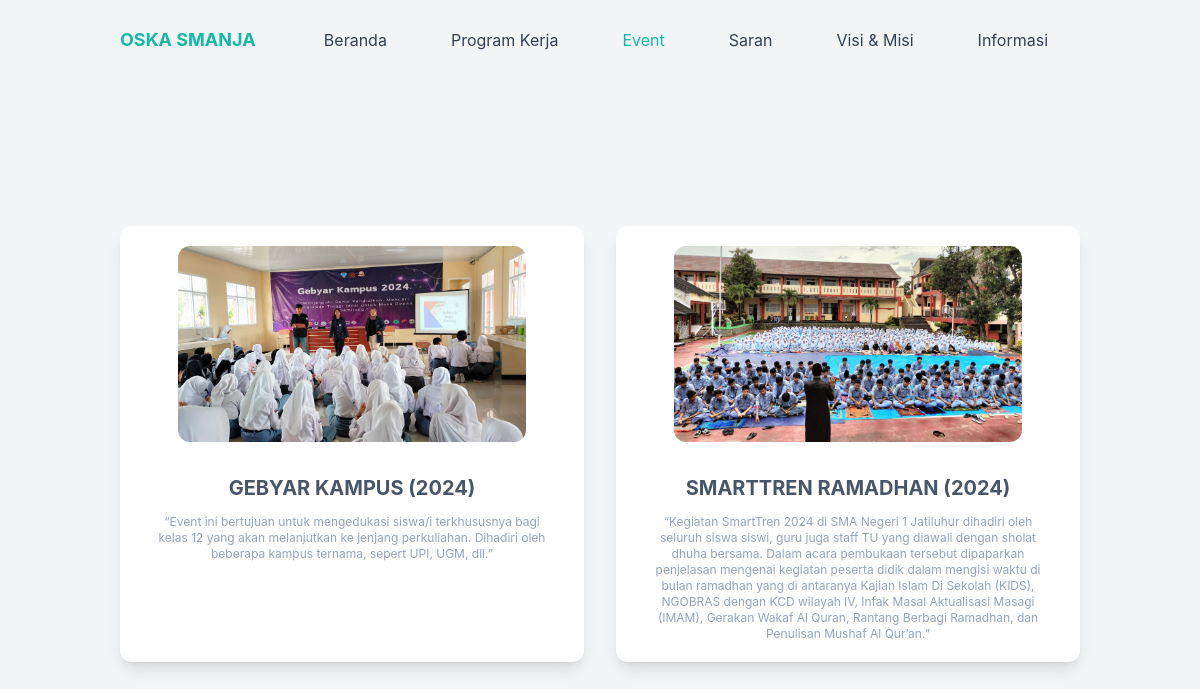
/event.php, run on the app's committed database.
### tables this page shows
CREATE TABLE `event` (
  `Id` int(11) NOT NULL,
  `Gambar` varchar(64) NOT NULL,
  `Deskripsi` mediumtext NOT NULL,
  `Judul` text NOT NULL
);

### src/event.php (the view, shortened to what this page needs)
<!DOCTYPE html>
<html lang="id">
<head>
    <link rel="stylesheet" href="/src/output.css">
</head>
<body class="fade-anim bg-gray-100">
<header class="bg-transparent absolute top-0 left-0 w-full flex items-center z-10">
        <div class="container">
            <div class="flex items-center justify-between relative">
                <div class="px-4">
                    <p class="font-bold text-lg text-primary block py-6">OSKA SMANJA</p>
                </div>
                <div class="flex items-center px-4">
                    <nav id="nav-menu" class="hidden absolute py-5 bg-white shadow-lg rounded-lg max-w-[250px] w-full right-4 top-full lg:block lg:static lg:bg-transparent lg:max-w-full lg:shadow-none lg:rounded-none">
                        <ul class="block lg:flex">
                            <li class="group">
                                <a href="/" class="text-base text-dark py-2 mx-8 flex  group-hover:text-primary">Beranda</a>
                            </li>
                            <li class="group">
                                <a href="/program-kerja" class="text-base text-dark py-2 mx-8 flex  group-hover:text-primary">Program Kerja</a>
                            </li>
                            <li class="group">
                                <p class="text-base py-2 mx-8 flex text-primary">Event</p>
                            </li>
                            <li class="group">
                                <a href="/saran" class="text-base text-dark py-2 mx-8 flex  group-hover:text-primary">Saran</a>
                            </li>
                            <li class="group">
                                <a href="/visi-misi" class="text-base text-dark py-2 mx-8 flex  group-hover:text-primary">Visi & Misi</a>
                            </li>
                            <li class="group">
                                <a href="/informasi"  class="text-base text-dark py-2 mx-8 flex  group-hover:text-primary">Informasi</a>
                            </li>
                        </ul>
                    </nav>
                </div>
            </div>
        </div>
    </header>
    <?php
        include "Database/koneksi.php";
        $ambilData = mysqli_query($connect, "select * from event");
    ?>
    <div class="flex items-center justify-center min-h-screen container mx-auto pt-32">
        <div class="grid grid-cols-1 md:grid-cols-2">
            <?php while($tampil = mysqli_fetch_array($ambilData)): ?>
            <div class="rounded-xl shadow-lg mb-10 bg-white mx-4">
                <div class="flex items-center justify-center md:mt-5">
                    <img src="Admin/img/<?php echo $tampil['Gambar'] ?>" alt="" class="w-auto mx-auto md:w-[75%] md:rounded-xl rounded-md">
                </div>
                <div class="p-5 flex flex-col mx-3 text-center">
                    <h5 class="text-lg font-bold md:text-xl uppercase mt-3 text-slate-600"><?php echo htmlspecialchars($tampil["Judul"]) ?></h5>
                    <p class="mt-3 text-xs font-normal text-slate-400">“<?php echo htmlspecialchars($tampil["Deskripsi"]) ?>”</p>
                </div>
            </div>
            <?php endwhile; ?>
        </div>
    </div>
</body>
</html>

### data on the page
event: Gambar (picture), Judul "GEBYAR KAMPUS (2024)", Deskripsi "Event ini bertujuan untuk mengedukasi siswa/i terkhususnya bagi kelas 12 yang akan melanjutkan ke jenjang perkuliahan. Dihadiri oleh beberapa kampus ternama, sepert UPI, UGM, dll."
event: Gambar (picture), Judul "SMARTTREN RAMADHAN (2024)", Deskripsi "Kegiatan SmartTren 2024 di SMA Negeri 1 Jatiluhur dihadiri oleh seluruh siswa siswi, guru juga staff TU yang diawali dengan sholat dhuha bersama. Dalam acara pembukaan tersebut dipaparkan penjelasan mengenai kegiatan peserta didik dalam mengisi waktu di bulan ramadhan yang di antaranya Kajian Islam Di Sekolah (KIDS), NGOBRAS dengan KCD wilayah IV, Infak Masal Aktualisasi Masagi (IMAM), Gerakan Wakaf Al Quran, Rantang Berbagi Ramadhan, dan Penulisan Mushaf Al Qur’an."
